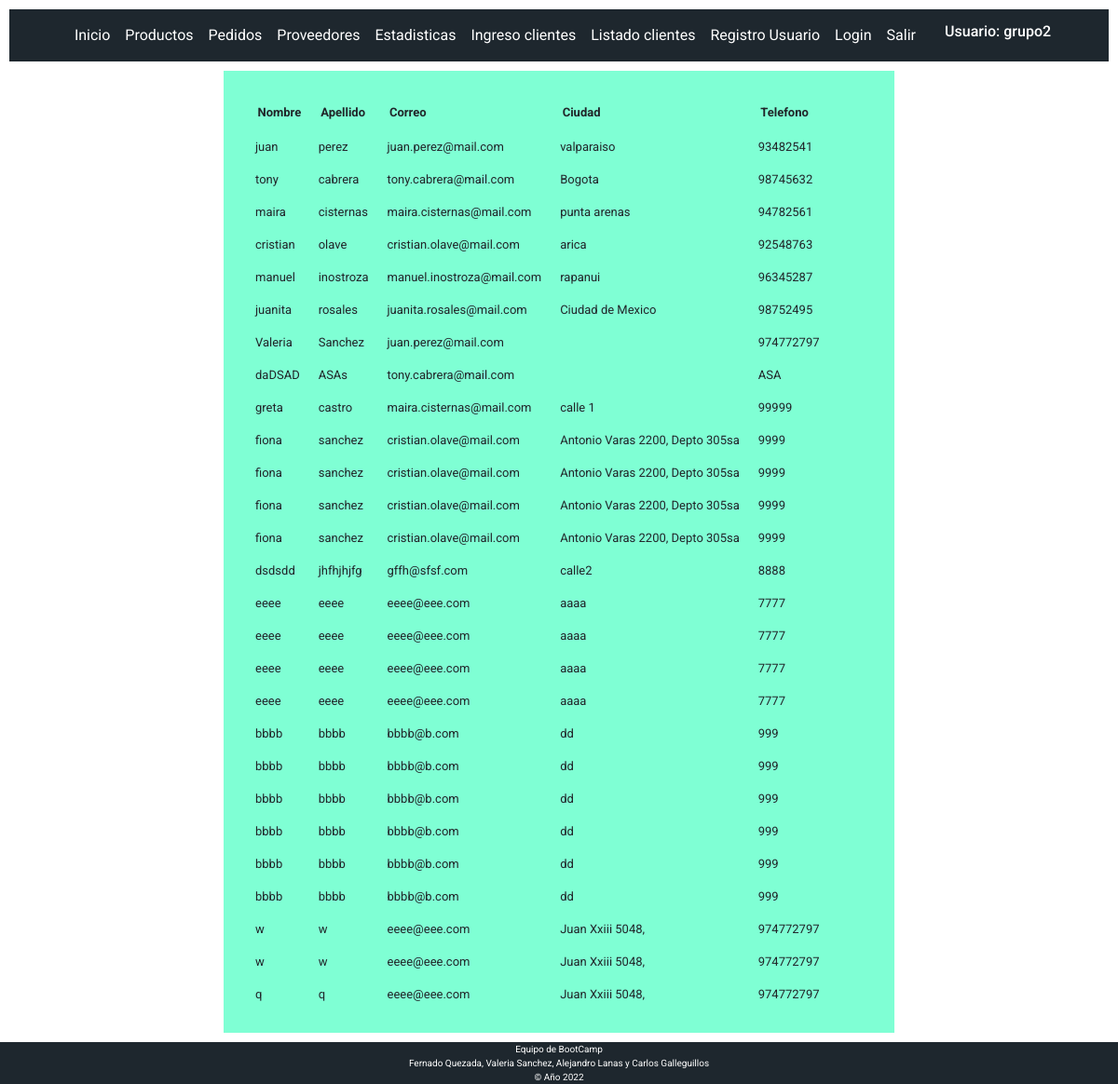
The app's page /clientes/ (signed in), older data.
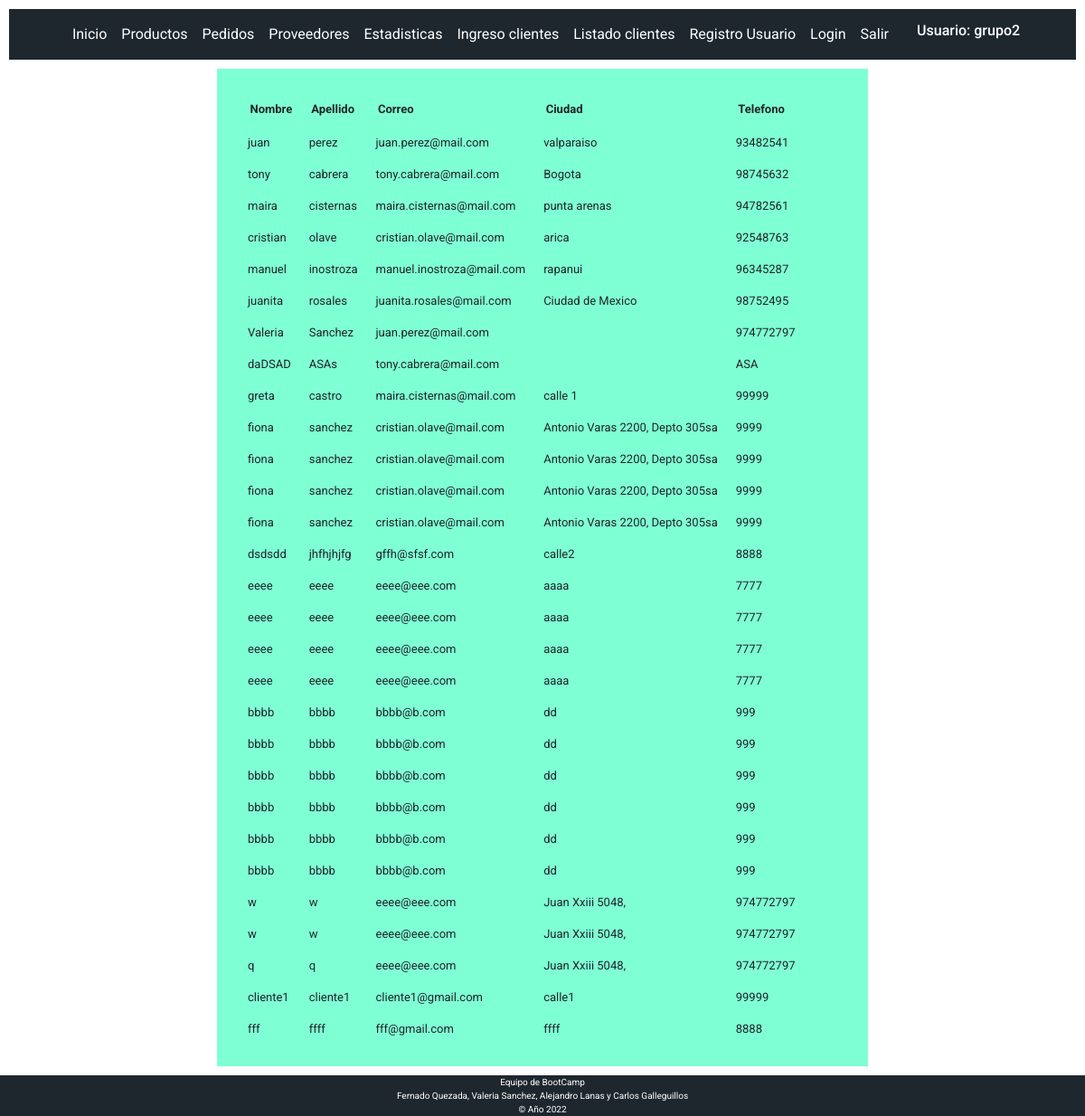
The same page, newer data.
### aplicacion1/models.py (models this page shows, shortened)
class Cliente(models.Model):
    nombre=models.CharField(max_length=50)
    apellido=models.CharField(max_length=50)
    correo=models.EmailField(max_length=100)
    ciudad=models.CharField(max_length=50)
    telefono=models.CharField(max_length=15)

### aplicacion1/views.py (the view)
# urls.py: path('clientes/', views.clientes, name='clientes'),
@login_required
def clientes(request):
    usuario=Cliente.objects.all()
    return render (request, 'aplicacion1/clientes.html', {"data":usuario})

### aplicacion1/templates/aplicacion1/clientes.html
{% extends 'aplicacion1/layout.html' %}
{% block content%}
<div id='tabla'>
  <table>
    <tr>
      <th>Nombre</th>
      <th>Apellido</th>
      <th>Correo</th>
      <th>Ciudad</th>
      <th>Telefono</th>
    </tr>
    {% for cli in data %}
    <tr>
      <td>{{cli.nombre}}</td>
      <td>{{cli.apellido}}</td>
      <td>{{cli.correo}}</td>
      <td>{{cli.ciudad}}</td>
      <td>{{cli.telefono}}</td>
    </tr>
    {% endfor %}
  </table>
</div>
{% endblock %}

Row changes from the older to the newer data that the page shows:
added Cliente: nombre "cliente1", apellido "cliente1", correo "cliente1@gmail.com", ciudad "calle1", telefono "99999"
added Cliente: nombre "fff", apellido "ffff", correo "fff@gmail.com", ciudad "ffff", telefono "8888"
